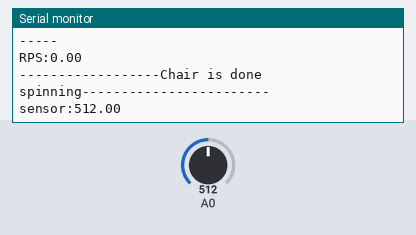
Simulated run of this sketch. Board: Arduino Uno, built with avr-gcc and run on an emulated ATmega328P. On the bench: the last lines printed to the serial monitor. Inputs (shaded band) come from the test bench; at power-on: A0 = 512.

Above: at 1.2 s.
1.3 s: A0 set to 527
At 1.43 s:
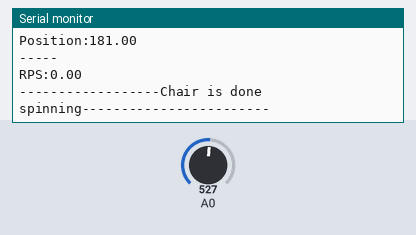
2.8 s: A0 set to 716
5.8 s: A0 set to 727
At 8.8 s:
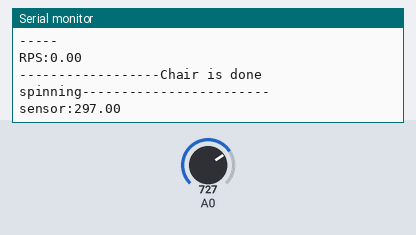
11.8 s: A0 set to 625
14.8 s: A0 set to 604
Timing chart, 0 to 17.3 s (numbered marks = the images above; inputs shaded):
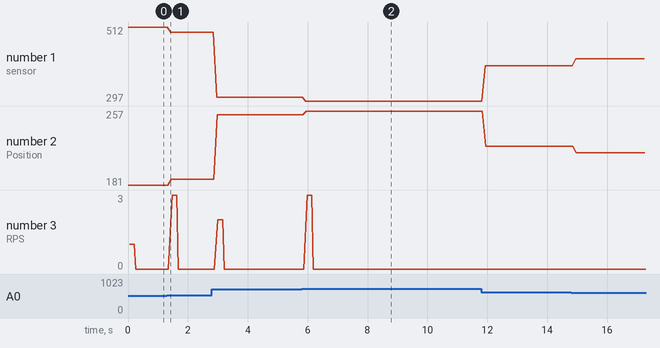

Measured:
- the behaviour switches between 512 and 513 on A0 (found by bisection; images 0 and 1)
- the behaviour switches between 716 and 717 on A0 (found by bisection; images 1 and 2)
- after the input at 5.8 s, the serial monitor: prints a new line after 0.14 s (image 2)
- plotted number 1: 512 → 497 after the input at 1.3 s, 497 → 308 after the input at 2.8 s, 308 → 297 after the input at 5.8 s, 297 → 399 after the input at 11.8 s, 399 → 420 after the input at 14.8 s
- plotted number 2: 181 → 187 after the input at 1.3 s, 187 → 253 after the input at 2.8 s, 253 → 257 after the input at 5.8 s, 257 → 221 after the input at 11.8 s, 221 → 214 after the input at 14.8 s

The sketch:

Tac.ino
```cpp
#define SAMPLES 100
int value = 0;
int  rev = 0;
int RPM;
int time;
// needed for pos function.
float position;
float initialpos;
float RPS;
int mySensVals[SAMPLES];
int count = 0;
float lastpos=0;
int Sample = SAMPLES; // samples of data
int Period = 1000/ Sample;
// end of needed for pos function.


void setup() {
  // initialize serial communication at 9600 bits per second:
  Serial.begin(9600);


  for(int i=0; i< SAMPLES; i++)
  {
    mySensVals[i] = 0;
  }

}

// the loop routine runs over and over again forever:


void loop()
{

pos();

}


/*
void speedometer(){

  int sensorValue = analogRead(A0);  // read the input on analog pin 0:
  int position = sensorValue * (360 / 1023.0);  // Convert the analog reading (which goes from 0 - 1023) to a angle positon (0 - 360):
  unsigned long t1 = millis();
  delay(50);

  sensorValue = analogRead(A0);  // read the input on analog pin 0:
  float position2= sensorValue * (360 / 1023.0);
  unsigned long t2 = millis();

  if (position2 < position )
  {
  position2 = position2+360;
  }
  float speed = (((position2-position) / (t2- t1) )/6 ) *1000; // speed in meters/hour
  // t1 = t2;

  Serial.print("speed rpm:");  //saves the current time
  Serial.println(speed *2);

  delay(300);
}
*/

void pos() {
  float sensorValue = analogRead(A0);  // read the input on analog pin 0:
  sensorValue = map(sensorValue, 1023, 0, 1, 1024);
  Serial.print("sensor:");  //sensor val
  Serial.println(sensorValue);

  float position = sensorValue * (360 / 1024.0) ;  // Convert the analog reading (which goes from 0 - 1023) to a angle positon (0 - 360):
   position = map(position, 360, 1, 1, 360);
  Serial.print("Position:");  //saves the current time
  Serial.println(position);
  delay(50);
//  if (lastpos==0){lastpos=position;}


if (lastpos < position )
  {
  lastpos = lastpos+360;
  }

  float change = position - lastpos; // gets a difference in position vs last position

  mySensVals[count] = change; //stores delta into an size 4 array to average them.
  if (count == 3) {
    count = 0;
  } else {
    count++;
  }
 // Serial.println(change); // test
  int change4=0;
  for (int index = 0; index <Sample; index++) {
    change4 += mySensVals[index];
    // Serial.println(mySensVals[index]); //test
  }
  // Serial.println("-----");
  // Serial.print(change4);
  Serial.println("-----"); //spacer
  RPS = change4 / Sample;    // averages change in rotation relative to time
  lastpos = position;
  Serial.print("RPS:");  //saves the current time
  Serial.println(abs(RPS));
  delay(0);

if (RPS== 0)
{
  Serial.println("------------------Chair is done spinning------------------------ ");
}

}


/*

//have a way to calc total revs
//absolute encoder
//

known degrees and revolution
have info in degrees
need info how fast its spinning
how to translate position and degrees and a full rev to calculate info


// 2 turns of chair =  1 turn of the pot


*/
```
